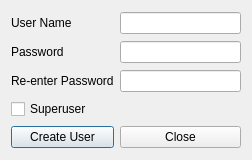
<?xml version="1.0" encoding="UTF-8"?>
<ui version="4.0">
 <class>CreateUser</class>
 <widget class="QDialog" name="CreateUser">
  <property name="geometry">
   <rect>
    <x>0</x>
    <y>0</y>
    <width>252</width>
    <height>160</height>
   </rect>
  </property>
  <property name="windowTitle">
   <string>Create User</string>
  </property>
  <layout class="QGridLayout" name="gridLayout">
   <item row="0" column="0">
    <widget class="QLabel" name="label">
     <property name="text">
      <string>User Name</string>
     </property>
    </widget>
   </item>
   <item row="0" column="1">
    <widget class="QLineEdit" name="userLineEdit"/>
   </item>
   <item row="1" column="0">
    <widget class="QLabel" name="label_2">
     <property name="text">
      <string>Password</string>
     </property>
    </widget>
   </item>
   <item row="1" column="1">
    <widget class="QLineEdit" name="passwordLineEdit">
     <property name="echoMode">
      <enum>QLineEdit::Password</enum>
     </property>
    </widget>
   </item>
   <item row="2" column="0">
    <widget class="QLabel" name="label_3">
     <property name="text">
      <string>Re-enter Password</string>
     </property>
    </widget>
   </item>
   <item row="2" column="1">
    <widget class="QLineEdit" name="passwordLineEdit_2">
     <property name="echoMode">
      <enum>QLineEdit::Password</enum>
     </property>
    </widget>
   </item>
   <item row="3" column="0">
    <widget class="QCheckBox" name="superUserCheckBox">
     <property name="text">
      <string>Superuser</string>
     </property>
    </widget>
   </item>
   <item row="4" column="0">
    <widget class="QPushButton" name="createUserButton">
     <property name="text">
      <string>Create User</string>
     </property>
    </widget>
   </item>
   <item row="4" column="1">
    <widget class="QPushButton" name="closeButton">
     <property name="text">
      <string>Close</string>
     </property>
    </widget>
   </item>
  </layout>
 </widget>
 <resources/>
 <connections/>
</ui>
